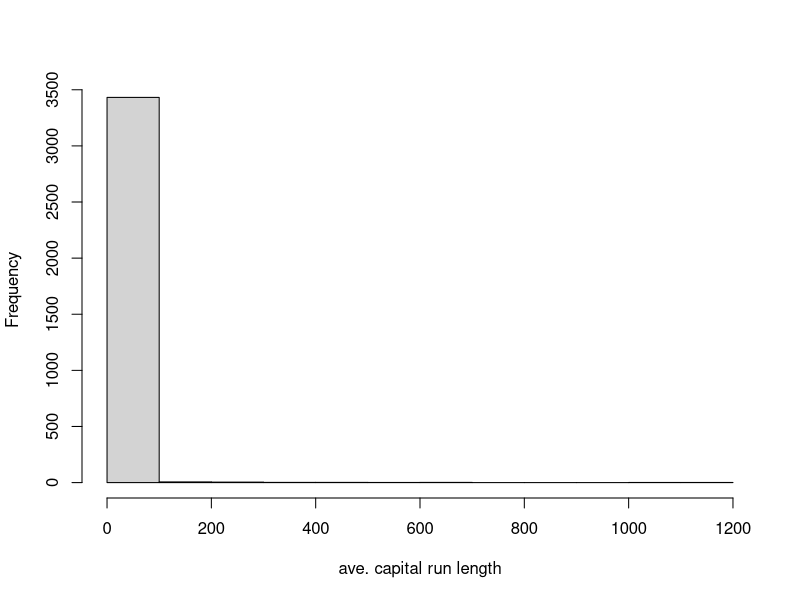
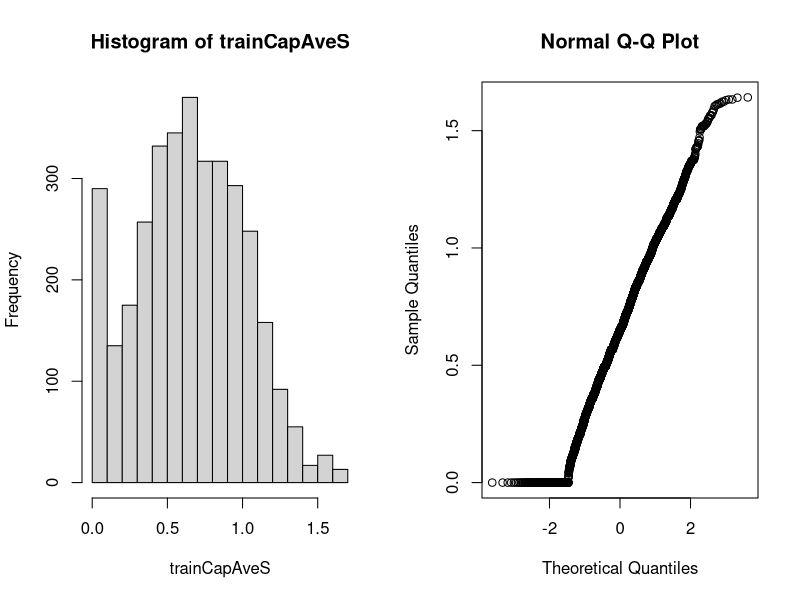
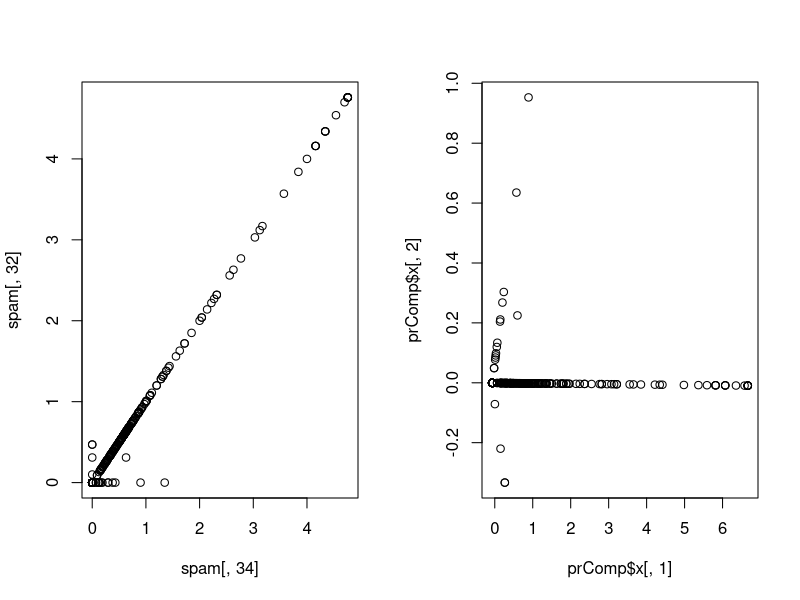
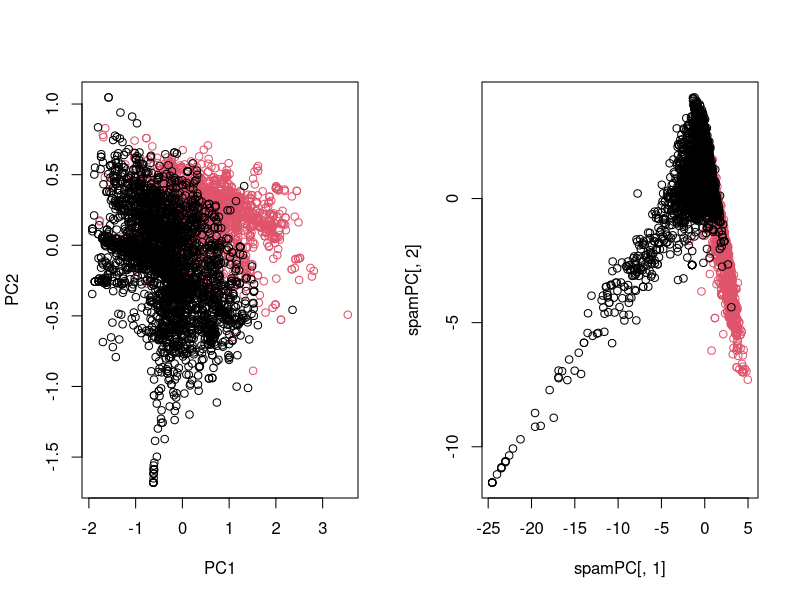

Write R code to recreate these figures, in order. (Note: this script raises an error after producing the figures.)
## ---- chunk 1
library(caret); library(kernlab); data(spam)
inTrain <- createDataPartition(y=spam$type,
                              p=0.75, list=FALSE)
training <- spam[inTrain,]
testing <- spam[-inTrain,]
dim(training)
## ---- chunk 2
set.seed(32343)
modelFit <- train(type ~.,data=training, method="glm")
modelFit
## ---- chunk 3
modelFit$finalModel
## ---- chunk 4
predictions <- predict(modelFit,newdata=testing)
predictions
## ---- chunk 5
confusionMatrix(predictions,testing$type)
## ---- chunk 6
set.seed(32323)
folds <- createFolds(y=spam$type,k=10,
                             list=TRUE,returnTrain=TRUE)
sapply(folds,length)
folds[[1]][1:10]
## ---- chunk 7
set.seed(32323)
folds <- createFolds(y=spam$type,k=10,
                             list=TRUE,returnTrain=FALSE)
sapply(folds,length)
folds[[1]][1:10]
## ---- chunk 8
set.seed(32323)
folds <- createResample(y=spam$type,times=10,
                             list=TRUE)
sapply(folds,length)
folds[[1]][1:10]
## ---- chunk 9
set.seed(32323)
tme <- 1:1000
folds <- createTimeSlices(y=tme,initialWindow=20,
                          horizon=10)
names(folds)
folds$train[[1]]
folds$test[[1]]
## ---- chunk 10
library(caret); library(kernlab); data(spam)
inTrain <- createDataPartition(y=spam$type,
                              p=0.75, list=FALSE)
training <- spam[inTrain,]
testing <- spam[-inTrain,]
hist(training$capitalAve,main="",xlab="ave. capital run length")
## ---- chunk 11
mean(training$capitalAve)
sd(training$capitalAve)
## ---- chunk 12
trainCapAve <- training$capitalAve
trainCapAveS <- (trainCapAve  - mean(trainCapAve))/sd(trainCapAve) 
mean(trainCapAveS)
sd(trainCapAveS)
## ---- chunk 13
testCapAve <- testing$capitalAve
testCapAveS <- (testCapAve  - mean(trainCapAve))/sd(trainCapAve) 
mean(testCapAveS)
sd(testCapAveS)
## ---- chunk 14
preObj <- preProcess(training[,-58],method=c("center","scale"))
trainCapAveS <- predict(preObj,training[,-58])$capitalAve
mean(trainCapAveS)
sd(trainCapAveS)
## ---- chunk 15
testCapAveS <- predict(preObj,testing[,-58])$capitalAve
mean(testCapAveS)
sd(testCapAveS)
## ---- chunk 16
set.seed(32343)
modelFit <- train(type ~.,data=training,
                  preProcess=c("center","scale"),method="glm")
modelFit
## ---- chunk 17
preObj <- preProcess(training[,-58],method=c("BoxCox"))
trainCapAveS <- predict(preObj,training[,-58])$capitalAve
par(mfrow=c(1,2)); hist(trainCapAveS); qqnorm(trainCapAveS)
## ---- chunk 18
set.seed(13343)

# Make some values NA
training$capAve <- training$capitalAve
selectNA <- rbinom(dim(training)[1],size=1,prob=0.05)==1
training$capAve[selectNA] <- NA

# Impute and standardize
preObj <- preProcess(training[,-58],method="knnImpute")
capAve <- predict(preObj,training[,-58])$capAve

# Standardize true values
capAveTruth <- training$capitalAve
capAveTruth <- (capAveTruth-mean(capAveTruth))/sd(capAveTruth)
## ---- chunk 19
quantile(capAve - capAveTruth)
quantile((capAve - capAveTruth)[selectNA])
quantile((capAve - capAveTruth)[!selectNA])
## ---- chunk 20
library(caret); library(kernlab); data(spam)
inTrain <- createDataPartition(y=spam$type,
                              p=0.75, list=FALSE)
training <- spam[inTrain,]
testing <- spam[-inTrain,]

M <- abs(cor(training[,-58]))
diag(M) <- 0
which(M > 0.8,arr.ind=T)
## ---- chunk 21
names(spam)[c(34,32)]
plot(spam[,34],spam[,32])
## ---- chunk 22
smallSpam <- spam[,c(34,32)]
prComp <- prcomp(smallSpam)
plot(prComp$x[,1],prComp$x[,2])
## ---- chunk 23
prComp$rotation
## ---- chunk 24
typeColor <- ((spam$type=="spam")*1 + 1)
prComp <- prcomp(log10(spam[,-58]+1))
plot(prComp$x[,1],prComp$x[,2],col=typeColor,xlab="PC1",ylab="PC2")
## ---- chunk 25
preProc <- preProcess(log10(spam[,-58]+1),method="pca",pcaComp=2)
spamPC <- predict(preProc,log10(spam[,-58]+1))
plot(spamPC[,1],spamPC[,2],col=typeColor)
## ---- chunk 26
preProc <- preProcess(log10(training[,-58]+1),method="pca",pcaComp=2)
trainPC <- predict(preProc,log10(training[,-58]+1))
trainPC <- cbind(trainPC,type=training$type)
modelFit <- train(type ~ PC1 + PC2,method="glm",data=trainPC)
## ---- chunk 27
testPC <- predict(preProc,log10(testing[,-58]+1))
confusionMatrix(testing$type,predict(modelFit,testPC))
## ---- chunk 28
modelFit <- train(training$type ~ .,method="glm",preProcess="pca",data=training)
confusionMatrix(testing$type,predict(modelFit,testing))
